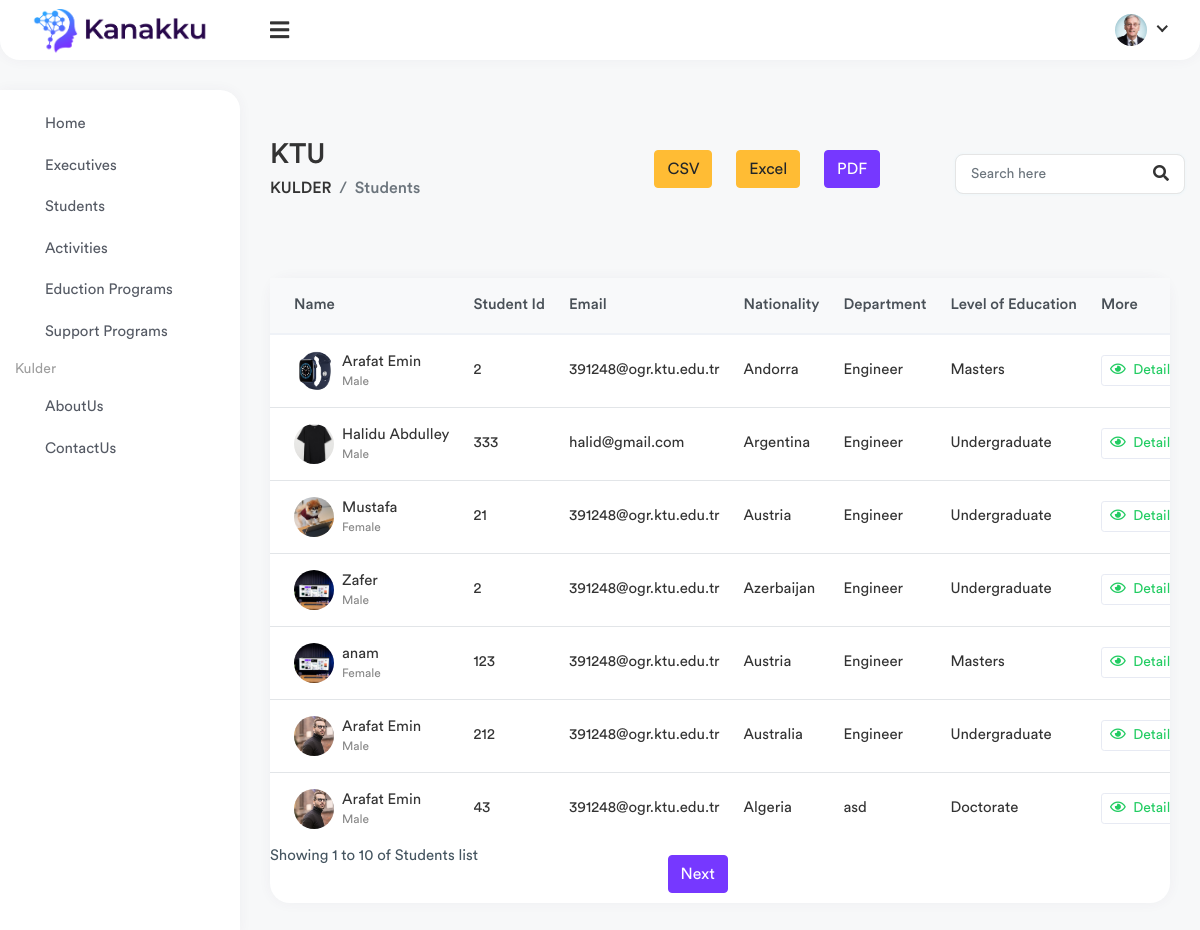
The page /students/ on the database its author committed.
### Kulder/models.py (models this page shows, shortened)
class Student(models.Model):
    gender_choice = (('Male', 'Male'), ('Female', 'Female'))
    residence_choice = (('Dormitory', 'Dormitory'), ('Home', 'Home'))
    class_choice = (('1', 'First year'),
                    ('2', 'Second year'),
                    ('3', 'Third year'),
                    ('4', 'Fouth year'),
                    ('5', 'Fifth year'),
                    ('6', 'Sixth year'))
    level_of_education = (('Undergraduate', 'Undergraduate'),
                          ('Masters', 'Masters'),
                          ('Doctorate', 'Phd'))
    user                         = models.OneToOneField(User, on_delete=models.CASCADE, null=True, blank=True)
    name                         = models.CharField(max_length=200)
    slug                         = models.SlugField(unique=True, allow_unicode=True)
    studentID                    = models.IntegerField()
    _class                       = models.CharField(max_length=15, choices=class_choice)
    email                        = models.EmailField(blank=True, null=True)
    phone                        = models.CharField(max_length=20, blank=True, null=True)
    gender                       = models.CharField(max_length=20, choices=gender_choice)
    profile_pic                  = models.ImageField(upload_to='profile_pictures', null=True, blank=True)
    nationality                  = CountryField()
    about                        = models.TextField(null=True, blank=True)
    residence_type               = models.CharField(max_length=30, choices=residence_choice)
    dormitory                    = models.CharField(max_length=300, null=True, blank=True, help_text='if applicable')
    address                      = models.CharField(max_length=450, null=True, blank=True)
    university                   = models.CharField(max_length=150, default='KTÜ')
    department                   = models.CharField(max_length=250)
    degree_level                 = models.CharField(max_length=100, choices=level_of_education)
    graduate                     = models.BooleanField(default=False)
    date_graduated               = models.DateTimeField(auto_now=False, null=True, blank=True, help_text="if applicable")
    profession                   = models.CharField(max_length=150, default='Student', null=True, blank=True)

### Kulder/views.py (the view)
# urls.py: path('students/', StudentsList, name='students'),
def StudentsList(request):
    keyword = request.GET.get("keyword")
    if keyword:
        students = Student.objects.filter(name__contains=keyword)
        return render(request, "students.html", {'students': students})
    context = {}
    ogrenciler = Student.objects.all()
    page_n = request.GET.get('page', 1)
    p = Paginator(ogrenciler, 7)
    try:
        page = p.page(page_n)
    except EmptyPage:
        page = p.page(1)
    students = Student.objects.all()
    context['students'] = students
    context['students'] = page
    return render(request, "students.html", context)

### Kulder/templates/students.html (shortened to what this page needs)
{% extends 'base.html' %}
{% load static %}
{% block content %}
    <div class="main-wrapper">
        <div class="page-wrapper">
            <div class="content container-fluid">
                <div class="page-header">
                    <div class="row align-items-center">
                        <div class="col">
                            <h3 class="page-title">KTU</h3>
                            <ul class="breadcrumb">
                                <li class="breadcrumb-item"><a href="{% url 'home' %}">KULDER</a>
                                </li>
                                <li class="breadcrumb-item active">Students</li>
                            </ul>
                        </div>
                        <div style="margin: 50px">
                            <a href="{% url 'export-csv' %}" class="btn btn-warning" style="margin: 10px">CSV</a>
                            <a href="{% url 'export-excel' %}" class="btn btn-warning" style="margin: 10px">Excel</a>
                            <a href="{% url 'venue-pdf'%}" class="btn btn-primary" style="margin: 10px">PDF</a>
                        </div>
                        <div class="top-nav-search">
                            <form>
                                <input type="text" name="keyword" class="form-control" placeholder="Search here">
                                <button class="btn" type="submit"><i class="fas fa-search"></i></button>
                            </form>
                        </div>
                    </div>
                </div>
                <div class="row">
                    <div class="col-sm-12">
                        <div class="card card-table">
                            <div class="card-body">
                                <div class="table-responsive">
                                    <table class="table table-center table-hover datatable">
                                        <thead class="thead-light">
                                        <tr>
                                            <th>Name</th>
                                            <th>Student Id</th>
                                            <th>Email</th>
                                            <th>Nationality</th>
                                            <th>Department</th>
                                            <th>Level of Education</th>
                                            <th>More</th>
                                        </tr>
                                        </thead>
                                        <tbody>
                                        {% if students %}
                                            {% for student in students %}
                                                <tr>
                                                    {% if student.profile_pic %}
                                                        <td>
                                                            <h2 class="table-avatar">
                                                                <a href="{% url 'student-detail' student.slug %}"
                                                                   class="avatar avatar-sm mr-2"><img
                                                                        class="avatar-img rounded-circle"
                                                                        src="{{ student.profile_pic.url }}"
                                                                        alt="User Image"></a>
                                                                <a href="#">{{ student.name }}
                                                                    <span>{{ student.gender }}</span></a>
                                                            </h2>
                                                        </td>
                                                    {% else %}
                                                        {% if student.gender == "Male" %}
                                                            <td>
                                                                <h2 class="table-avatar">
                                                                    <a href="{% url 'student-detail' student.slug %}"
                                                                       class="avatar avatar-sm mr-2"><img
                                                                            class="avatar-img rounded-circle"
                                                                            src="{% static 'assets/img/profiles/avatar-02.jpg' %}"
                                                                            alt="User Image"></a>
                                                                    <a href="#">{{ student.name }}
                                                                        <span>{{ student.gender }}</span></a>
                                                                </h2>
                                                            </td>
                                                        {% endif %}
                                                    {% endif %}
                                                    <td>{{ student.studentID }}</td>
                                                    <td>{{ student.email }}</td>
                                                    <td>{{ student.nationality.name }}</td>
                                                    <td>{{ student.department }}</td>
                                                    <td>{{ student.degree_level }}</td>
                                                    <td class="text-right">
                                                        <a href="{% url 'student-detail' student.slug %}"
                                                           class="btn btn-sm btn-white text-success mr-2"><i
                                                                class="far fa-eye mr-1"></i> Detail</a>
                                                    </td>
                                                </tr>
                                            {% endfor %}
                                        {% endif %}
                                        </tbody>
                                    </table>
                                    <div class="row">
                                        <div class="col-sm-12 col-md-5">
                                            <div class="dataTables_info" id="DataTables_Table_0_info" role="status"
                                                 aria-live="polite">Showing 1 to 10 of Students list
                                            </div>
                                        </div>
                                        <div class="col-sm-12 col-md-7">
                                            <div class="dataTables_paginate paging_simple_numbers"
                                                 id="DataTables_Table_0_paginate">
                                                <ul class="pagination">
                                                    {% if students.has_next %}
                                                        <a href="{% url 'students' %}?page={{ students.next_page_number }}">
                                                            <button class="btn btn-primary" style="margin: 10px" type="submit">Next</button>
                                                        </a>
                                                    {% endif %}
                                                </ul>
                                            </div>
                                        </div>
                                    </div>
                                </div>
                            </div>
                        </div>
                    </div>
                </div>
            </div>
        </div>
    </div>
{% endblock %}

### rows shown on the page
Student: profile_pic (picture), name "Arafat Emin", gender "Male", studentID "2", email "391248@ogr.ktu.edu.tr", nationality.name "Andorra", department "Engineer", degree_level "Masters"
Student: profile_pic (picture), name "Halidu Abdulley", gender "Male", studentID "333", email "halid@gmail.com", nationality.name "Argentina", department "Engineer", degree_level "Undergraduate"
Student: profile_pic (picture), name "Mustafa", gender "Female", studentID "21", email "391248@ogr.ktu.edu.tr", nationality.name "Austria", department "Engineer", degree_level "Undergraduate"
Student: profile_pic (picture), name "Zafer", gender "Male", studentID "2", email "391248@ogr.ktu.edu.tr", nationality.name "Azerbaijan", department "Engineer", degree_level "Undergraduate"
Student: profile_pic (picture), name "anam", gender "Female", studentID "123", email "391248@ogr.ktu.edu.tr", nationality.name "Austria", department "Engineer", degree_level "Masters"
Student: name "Arafat Emin", gender "Male", studentID "212", email "391248@ogr.ktu.edu.tr", nationality.name "Australia", department "Engineer", degree_level "Undergraduate"
Student: name "Arafat Emin", gender "Male", studentID "43", email "391248@ogr.ktu.edu.tr", nationality.name "Algeria", department "asd", degree_level "Doctorate"
